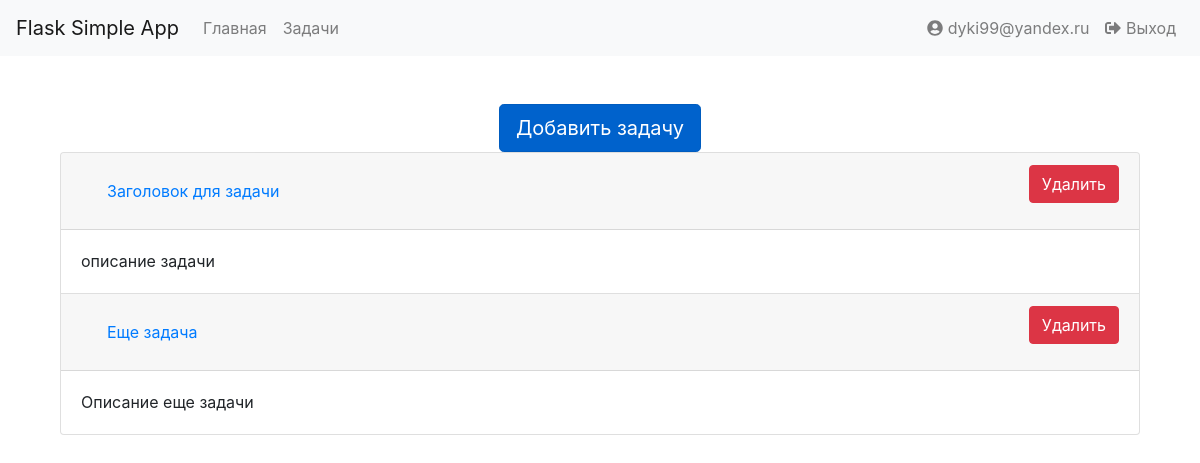
Page /tasks (signed in) on the earlier database version.
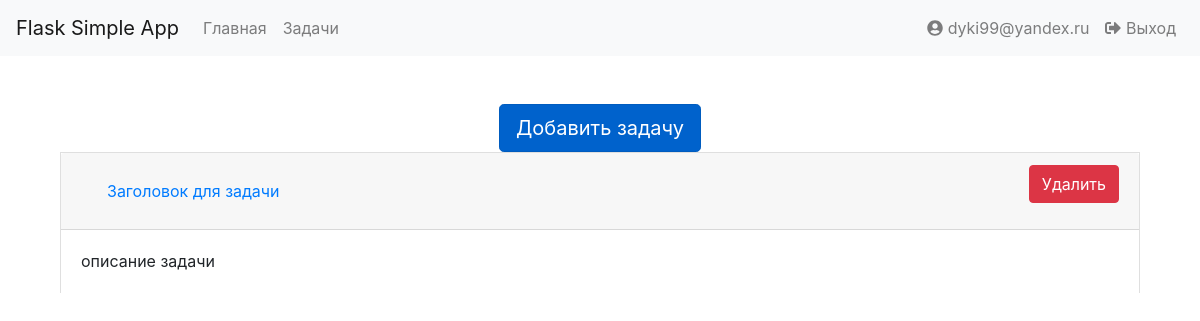
Same page on the later database version.
### tables this page shows
CREATE TABLE users
(
	id integer not null
		constraint users_pk
			primary key autoincrement,
	email text not null,
	password text not null
);

CREATE TABLE "tasks"
(
	id integer not null
		constraint tasks_pk
			primary key autoincrement,
	title varchar(100) not null,
	description text,
	id_user int not null
		references users
			on update cascade on delete cascade
);

### app.py (the view)
@app.route("/tasks", methods=['GET'])
def show_tasks():
    if 'user_id' in session:
        user_id = session['user_id']
        user = Storage.get_user_by_id(user_id)
        tasks = Storage.get_task_by_user(user_id)
        return render_template("pages/task_list.html", page_title="Список задач", tasks=tasks, user=user)
    else:
        return redirect('/login')

### storage/__init__.py (called while the page is built)
    @staticmethod
    def get_user_by_id(id: int) -> User:
        user_data = db.execute('SELECT * FROM users WHERE id=?', (id,)).fetchone()
        if user_data:
            return User(id=user_data[0], email=user_data[1], password=user_data[2])
        else:
            return None

    @staticmethod
    def get_task_by_user(user_id: int):
        tasks = db.execute("SELECT tasks.id, tasks.title, tasks.description, tasks.id_user from tasks INNER JOIN users ON tasks.id_user = users.id where users.id=?",
                           (user_id,)).fetchall()
        tasks_list = []
        for task in tasks:
            tasks_list.append(Task(id=task[0],
                                   title=task[1],
                                   description=task[2],
                                   user=Storage.get_user_by_id(task[3])))
        return tasks_list

### templates/pages/task_list.html
{% extends "layouts/base_layout.html" %}
{% block main %}
    <section class="container">
        <div class="row justify-content-md-center">
            <a href="/task" class="btn btn-primary btn-lg active" role="button" aria-pressed="true">Добавить задачу</a>
        </div>
        <div class="row justify-content-md-center">
            <div class="accordion col-12" id="accordionExample">
            {% for task in tasks %}
              <div class="card" id="card_{{ task.id }}">
                <div class="card-header">
                  <h5 class="mb-0">
                    <button class="btn btn-link" type="button" data-toggle="collapse" data-target="#collapseOne" aria-expanded="true" aria-controls="collapseOne">
                      <a href="/tasks/{{ task.id }}" class="btn btn-link" role="button" aria-pressed="true">{{ task.title }}</a>
                    </button>
                      <button class="btn btn-danger float-right" type="button" onclick="removeTask({{ task.id }})">
                          Удалить
                      </button>
                  </h5>
                </div>
                <div id="collapseOne" class="collapse show" aria-labelledby="headingOne" data-parent="#accordionExample">
                  <div class="card-body">
                      {{ task.description }}
                  </div>
                </div>
              </div>
            {% endfor %}
        </div>
        </div>
    </section>
{% endblock %}

### templates/layouts/base_layout.html (shortened to what this page needs)
<!DOCTYPE html>
<html lang="en">
<head>
    <link rel="stylesheet" href="/static/css/bootstrap.min.css">
</head>
<body>
    <nav class="navbar navbar-expand-lg navbar-light bg-light">
        <a class="navbar-brand" href="#">Flask Simple App</a>
        <ul class="navbar-nav mr-auto">
            <li class="nav-item">
                <a class="nav-link" href="/">Главная</a>
            </li>
            {% if user %}
                <li class="nav-item">
                    <a class="nav-link" href="/tasks">Задачи</a>
                </li>
            {% endif %}
        </ul>
        <ul class="navbar-nav ml-auto">
            {% if user %}
                <li class="nav-item">
                    <a class="nav-link" href="#"><i class="fas fa-user-circle"></i> {{ user.email }}</a>
                </li>
                <li class="nav-item">
                    <a class="nav-link" href="/logout"><i class="fas fa-sign-out-alt"></i> Выход</a>
                </li>
            {% endif %}
        </ul>
    </nav>
    <main class="container mt-5">
    {% block main %}{% endblock %}
    </main>
</body>
</html>

Differences in the rows shown:
removed tasks: title "Еще задача", description "Описание еще задачи"
